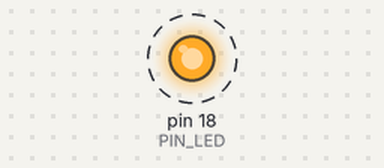
Simulated run of this program. Board: Arduino Uno, built with avr-gcc and run on an emulated ATmega328P. On the bench: output pins drawn as LEDs (lit = HIGH). Dashed ring = blinking.

Above: at 0.5 s.
Timing chart, 0 to 4.6 s (numbered marks = the images above):
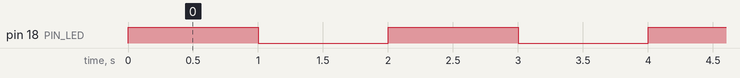

Measured:
- by itself, pin 18 (PIN_LED): alternates HIGH for 1.0 s and LOW for 1.0 s

The program:

main.cpp
```cpp
// This program controls a blinking led.

#include <Arduino.h>

//      --- Contants ---

const int PIN_LED = 18;

//      --- Globals ---

int blinking_delay = 1000;

//      --- Function Declarations ---

void blink(int pin, int blinking_delay);

//      --- Program ---

void setup() {
  pinMode(PIN_LED, OUTPUT);
}

void loop() {
  blink(PIN_LED, blinking_delay);
}

//      --- Functions ---

// Blinks a led, taking as inputs the led's pin and the delay between states.
void blink(int pin, int blinking_delay) {
  digitalWrite(pin, HIGH);

  delay(blinking_delay);

  digitalWrite(pin, LOW);

  delay(blinking_delay);
}
```
